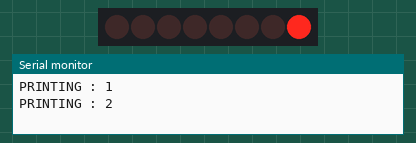
This sketch was run on a simulated Arduino Uno, built with avr-gcc and run on an emulated ATmega328P. On the bench: 8 shift-register outputs drawn as a row of LEDs (first output left, lit = HIGH), the last lines printed to the serial monitor. Wiring (inferred from the names in the program): shift register (74HC595): data pin 12; shift clock pin 9; latch pin 11. Wiring (inferred from the signals the program sends): row of LEDs: on Q0, Q1, Q2, Q3, Q4, Q5, Q6, Q7.

Above: at 1.1 s.
At 5.1 s:
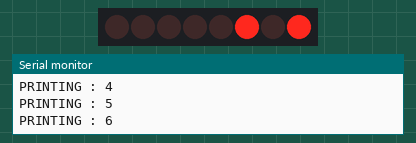
At 10.1 s:
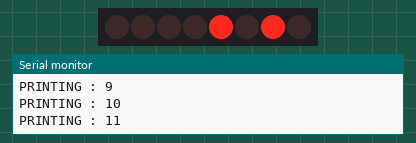
At 20.1 s:
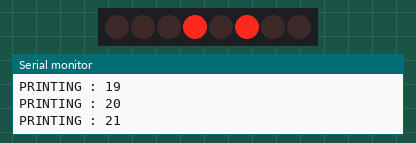
At 29.1 s:
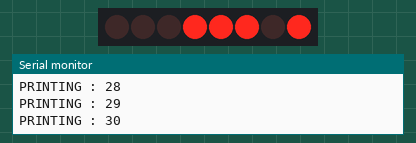
At 39.1 s:
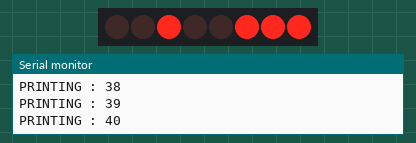
Timing chart, 0 to 40.0 s (numbered marks = the images above):
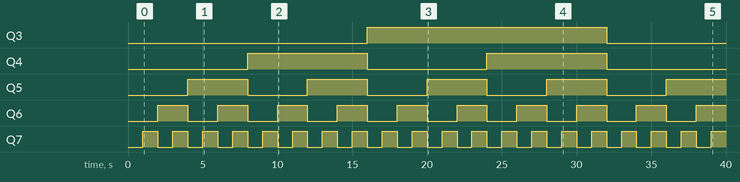

Measured:
- by itself, Q3: LOW → HIGH at 16.0 s, → LOW 16.0 s later
- by itself, Q4: alternates HIGH for 8.0 s and LOW for 8.0 s
- by itself, Q5: alternates HIGH for 4.0 s and LOW for 4.0 s
- by itself, Q6: alternates HIGH for 2.0 s and LOW for 2.0 s
- by itself, Q7: alternates HIGH for 1.0 s and LOW for 1.0 s

The sketch:

binary_counter_using_74HC595N.ino
```cpp
int latchPin = 11;
int clockPin = 9;
int dataPin = 12;
int leds = 0x00;
int pause = 1000;
/*
* It counts binaries from starting from 0x00 until it comes to 0xFF and turns on the leds
* to simulate the binary representation of each number on the way.
*/

void setup() {
  Serial.begin(9600);
  pinMode(latchPin, OUTPUT);
  pinMode(dataPin, OUTPUT);
  pinMode(clockPin, OUTPUT);
}

void loop() {
  while(leds++ < 0xFF){
    Serial.print("PRINTING : ");
    Serial.println(leds);
    delay(pause);

    digitalWrite(latchPin, LOW);
    shiftOut(dataPin, clockPin, LSBFIRST, leds);
    digitalWrite(latchPin, HIGH);
  }
}
```
